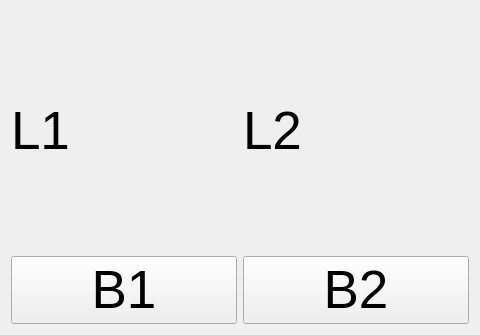
<?xml version="1.0" encoding="UTF-8"?>
<ui version="4.0">
 <class>myWidget</class>
 <widget class="QWidget" name="myWidget">
  <property name="geometry">
   <rect>
    <x>0</x>
    <y>0</y>
    <width>480</width>
    <height>335</height>
   </rect>
  </property>
  <property name="font">
   <font>
    <pointsize>40</pointsize>
   </font>
  </property>
  <property name="windowTitle">
   <string>Form</string>
  </property>
  <layout class="QHBoxLayout" name="horizontalLayout">
   <item>
    <layout class="QGridLayout" name="gridLayout">
     <item row="0" column="0">
      <widget class="QLabel" name="label1">
       <property name="text">
        <string>L1</string>
       </property>
      </widget>
     </item>
     <item row="0" column="1">
      <widget class="QLabel" name="label2">
       <property name="text">
        <string>L2</string>
       </property>
      </widget>
     </item>
     <item row="1" column="0">
      <widget class="QPushButton" name="button1">
       <property name="text">
        <string>B1</string>
       </property>
      </widget>
     </item>
     <item row="1" column="1">
      <widget class="QPushButton" name="button2">
       <property name="text">
        <string>B2</string>
       </property>
      </widget>
     </item>
    </layout>
   </item>
  </layout>
 </widget>
 <resources/>
 <connections/>
</ui>
